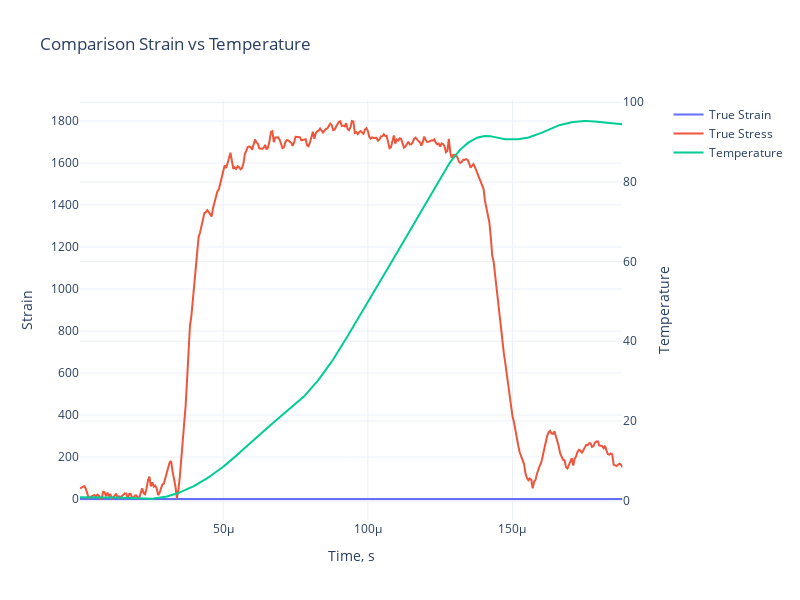

Notebook source saved alongside this figure:
### Code cell
#fig1 = go.Figure()
fig1 = make_subplots(specs=[[{"secondary_y": True}]])
fig1.update_layout(template = 'plotly_white', width=800, height=600,
                  title = 'Comparison Strain vs Temperature')
fig1.add_trace(go.Scatter(x = mech_data.time, 
                            y = mech_data.true_strain,
                            name = 'True Strain'),
                            secondary_y=False)
fig1.add_trace(go.Scatter(x = mech_data.time, 
                            y = mech_data.true_stress,
                            name = 'True Stress'),
                            secondary_y=False)
fig1.add_trace(go.Scatter(x = newTime, 
                            y = temperature, 
                            name = 'Temperature'),
                            secondary_y=True)

fig1.update_xaxes(title_text="Time, s")

fig1.update_yaxes(title_text="Strain", secondary_y=False)
fig1.update_yaxes(title_text="Temperature", secondary_y=True)

fig1
fig1.show()

### Figure 1 — Plotly figure (JSON) as saved in the notebook; plotly's stock layout.template omitted (floating-point values rounded to 4 significant figures; data arrays with more than 128 entries replaced by an {"elided": "..."} marker saying what was removed)
{"data": [{"name": "True Strain", "type": "scatter", "x": {"elided": "376 float values"}, "xaxis": "x", "y": {"elided": "376 float values"}, "yaxis": "y"}, {"name": "True Stress", "type": "scatter", "x": {"elided": "376 float values"}, "xaxis": "x", "y": {"elided": "376 float values"}, "yaxis": "y"}, {"name": "Temperature", "type": "scatter", "x": {"elided": "376 float values"}, "xaxis": "x", "y": {"elided": "376 float values"}, "yaxis": "y2"}], "layout": {"height": 600, "title": {"text": "Comparison Strain vs Temperature"}, "width": 800, "xaxis": {"anchor": "y", "domain": [0, 0.94], "title": {"text": "Time, s"}}, "yaxis": {"anchor": "x", "domain": [0, 1], "title": {"text": "Strain"}}, "yaxis2": {"anchor": "x", "overlaying": "y", "side": "right", "title": {"text": "Temperature"}}}}
